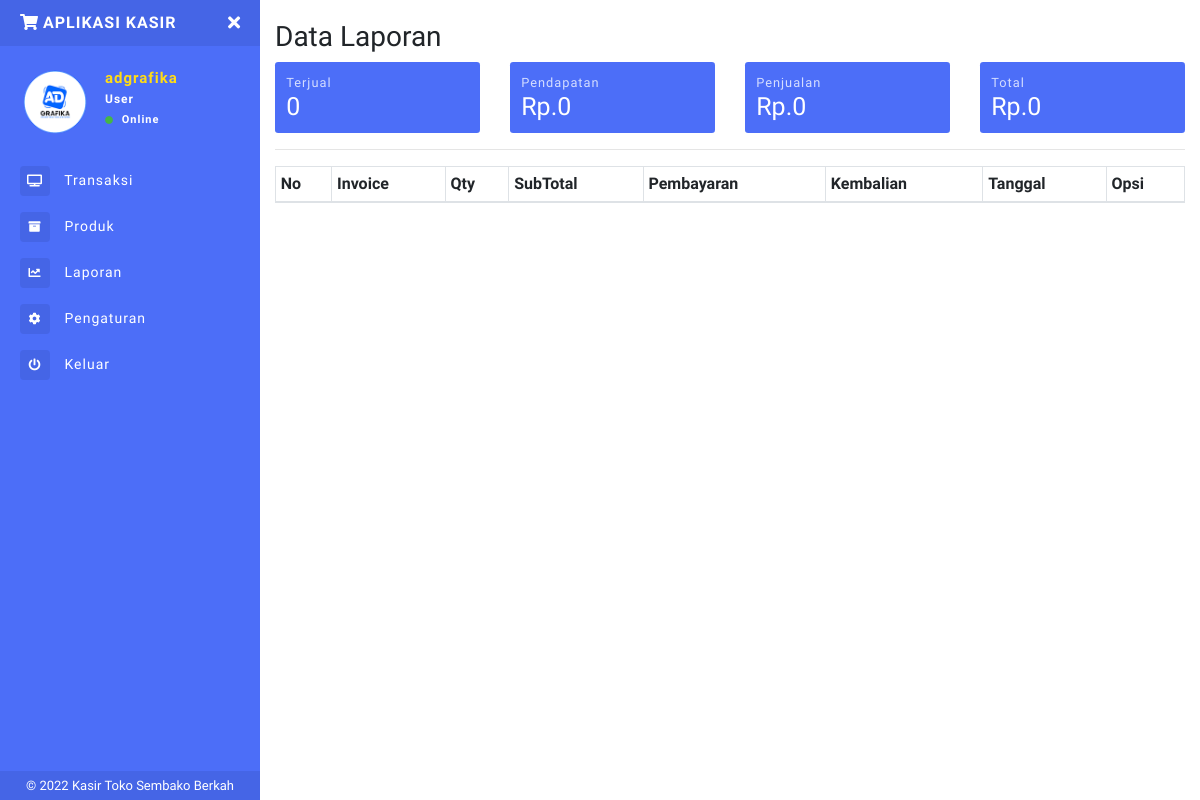
The page /laporan.php (signed in) on the database as committed earlier.
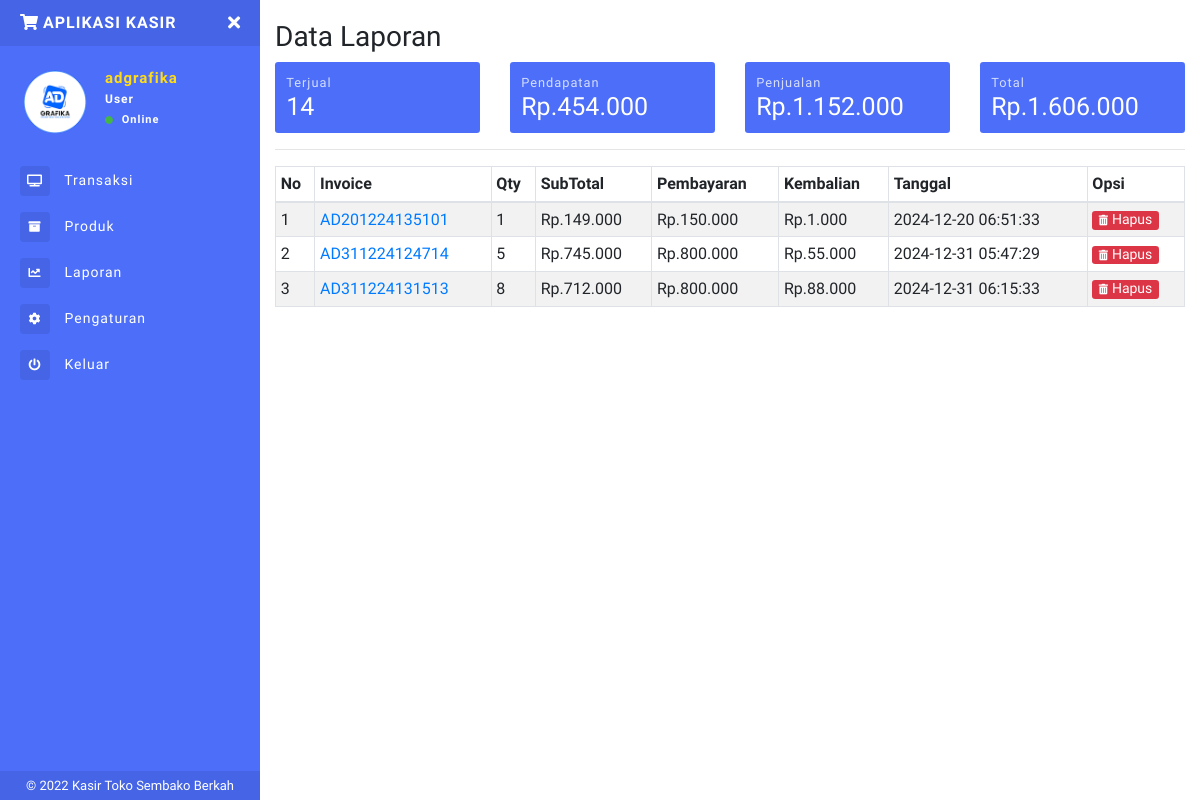
The same page on the database as committed later.
### tables this page shows
CREATE TABLE `inv` (
  `invid` int(11) NOT NULL,
  `invoice` varchar(100) NOT NULL,
  `tgl_inv` timestamp NOT NULL DEFAULT current_timestamp() ON UPDATE current_timestamp(),
  `pembayaran` int(11) NOT NULL,
  `kembalian` int(11) NOT NULL,
  `status` varchar(10) NOT NULL
);

### laporan.php (the view, shortened to what this page needs)
<?php include 'sidebar.php'; ?>
<?php
$i1 = mysqli_fetch_assoc(mysqli_query($conn,"SELECT SUM(qty) as totqty FROM laporan"));
$i2 = mysqli_fetch_assoc(mysqli_query($conn,"SELECT SUM(qty*harga_modal) as totdpt FROM laporan"));
$i3 = mysqli_fetch_assoc(mysqli_query($conn,"SELECT SUM(subtotal-qty*harga_modal) as totdpt1 FROM laporan"));
$i4 = mysqli_fetch_assoc(mysqli_query($conn,"SELECT SUM(subtotal) as isub FROM laporan"));
?>
    <h1 class="h3 mb-2">Data Laporan</h1>
        <div class="row">
            <div class="col-6 col-sm-6 col-md-3 col-lg-3 m-pr-1 m-mb-1">
                <div class="box-laporan">
                    <p class="small mb-0">Terjual</p>
                    <h5 class="mb-0"><?php echo ribuan($i1['totqty']); ?></h5>
                </div>
            </div>
            <div class="col-6 col-sm-6 col-md-3 col-lg-3 m-pl-1 m-mb-1">
                <div class="box-laporan">
                    <p class="small mb-0">Pendapatan</p>
                    <h5 class="mb-0">Rp.<?php echo ribuan($i3['totdpt1']); ?></h5>
                </div>
            </div>
            <div class="col-6 col-sm-6 col-md-3 col-lg-3 m-pr-1">
                <div class="box-laporan">
                    <p class="small mb-0">Penjualan</p>
                    <h5 class="mb-0">Rp.<?php echo ribuan($i2['totdpt']); ?></h5>
                </div>
            </div>
            <div class="col-6 col-sm-6 col-md-3 col-lg-3 m-pl-1">
                <div class="box-laporan">
                    <p class="small mb-0">Total</p>
                    <h5 class="mb-0">Rp.<?php echo ribuan($i4['isub']); ?></h5>
                </div>
            </div>
        </div>
<hr>
<table class="table table-striped table-sm table-bordered dt-responsive nowrap" id="table" width="100%">
<thead>
  <tr>
    <th>No</th>
    <th>Invoice</th>
    <th>Qty</th>
    <th>SubTotal</th>
    <th>Pembayaran</th>
    <th>Kembalian</th>
    <th>Tanggal</th>
    <th>Opsi</th>
  </tr>
</thead>
<tbody>
<?php
    $no = 1;
    $data_laporan = mysqli_query($conn,"SELECT * FROM inv WHERE status='selesai' ORDER BY invid ASC");
    while($d = mysqli_fetch_array($data_laporan)){
      $oninv = $d['invoice'];
        ?>
  <tr>
    <td><?php echo $no++; ?></td>
    <td><a href="invoice.php?detail=<?php echo $oninv ?>"><?php echo $d['invoice']; ?></a></td>
    <td><?php
  $result1 = mysqli_query($conn,"SELECT SUM(qty) AS count FROM laporan WHERE invoice='$oninv'");
  $cekrow = mysqli_num_rows($result1);
  $row1 = mysqli_fetch_assoc($result1);
  $count = $row1['count'];
  if($cekrow > 0){
      echo ribuan($count);
      } else {
          echo '0';
      }?></td>
    <td>Rp.<?php
  $result2 = mysqli_query($conn,"SELECT SUM(subtotal) AS count1 FROM laporan WHERE invoice='$oninv'");
  $cekrow1 = mysqli_num_rows($result2);
  $row2 = mysqli_fetch_assoc($result2);
  $count1 = $row2['count1'];
  if($cekrow1 > 0){
      echo ribuan($count1);
      } else {
          echo '0';
      }?></td>
    <td>Rp.<?php echo ribuan($d['pembayaran']); ?></td>
    <td>Rp.<?php echo ribuan($d['kembalian']); ?></td>
    <td><?php echo $d['tgl_inv']; ?></td>
    <td>
      <form method="post">
        <button type="submit" name="Remove" class="btn btn-danger btn-xs">
          <i class="fas fa-trash-alt fa-xs mr-1"></i>Hapus</button>
      </form>
    </td>
  </tr>
  <?php } ?>
</tbody>
</table>
<?php include 'footer.php'; ?>

Rows that differ between the two databases and show on the page:
added inv: invoice "AD201224135101", count "1", count1 "149.000", pembayaran "150.000", kembalian "1.000", tgl_inv "2024-12-20 06:51:33"
added inv: invoice "AD311224124714", count "5", count1 "745.000", pembayaran "800.000", kembalian "55.000", tgl_inv "2024-12-31 05:47:29"
added inv: invoice "AD311224131513", count "8", count1 "712.000", pembayaran "800.000", kembalian "88.000", tgl_inv "2024-12-31 06:15:33"
Other text that changed with them:
ribuan($i1['totqty']): "0" → "14"
ribuan($i3['totdpt1']): "0" → "454.000"
ribuan($i2['totdpt']): "0" → "1.152.000"
ribuan($i4['isub']): "0" → "1.606.000"
